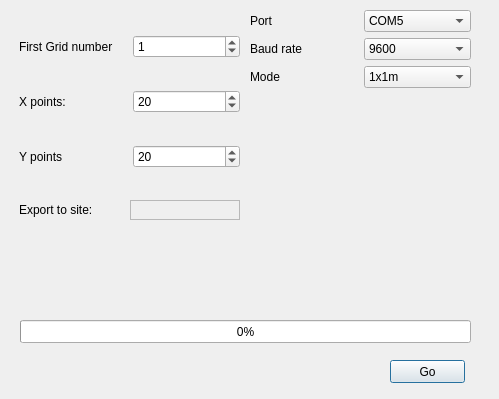
<?xml version="1.0" encoding="UTF-8"?>
<ui version="4.0">
 <class>ImportLogger</class>
 <widget class="QDialog" name="ImportLogger">
  <property name="geometry">
   <rect>
    <x>0</x>
    <y>0</y>
    <width>499</width>
    <height>399</height>
   </rect>
  </property>
  <property name="windowTitle">
   <string>Dialog</string>
  </property>
  <widget class="QWidget" name="verticalLayoutWidget">
   <property name="geometry">
    <rect>
     <x>19</x>
     <y>9</y>
     <width>221</width>
     <height>241</height>
    </rect>
   </property>
   <layout class="QVBoxLayout" name="verticalLayout">
    <item>
     <layout class="QHBoxLayout" name="horizontalLayout">
      <item>
       <widget class="QLabel" name="label">
        <property name="text">
         <string>First Grid number</string>
        </property>
       </widget>
      </item>
      <item>
       <widget class="QSpinBox" name="firstGrid">
        <property name="value">
         <number>1</number>
        </property>
       </widget>
      </item>
     </layout>
    </item>
    <item>
     <layout class="QHBoxLayout" name="horizontalLayout_6">
      <item>
       <widget class="QLabel" name="label_5">
        <property name="text">
         <string>X points:</string>
        </property>
       </widget>
      </item>
      <item>
       <widget class="QSpinBox" name="XSize">
        <property name="contextMenuPolicy">
         <enum>Qt::NoContextMenu</enum>
        </property>
        <property name="value">
         <number>20</number>
        </property>
       </widget>
      </item>
     </layout>
    </item>
    <item>
     <layout class="QHBoxLayout" name="horizontalLayout_7">
      <item>
       <widget class="QLabel" name="label_7">
        <property name="text">
         <string>Y points</string>
        </property>
       </widget>
      </item>
      <item>
       <widget class="QSpinBox" name="YSize">
        <property name="value">
         <number>20</number>
        </property>
       </widget>
      </item>
     </layout>
    </item>
    <item>
     <layout class="QHBoxLayout" name="horizontalLayout_5">
      <item>
       <widget class="QLabel" name="label_6">
        <property name="text">
         <string>Export to site:</string>
        </property>
       </widget>
      </item>
      <item>
       <widget class="QLabel" name="exportDir">
        <property name="sizePolicy">
         <sizepolicy hsizetype="Fixed" vsizetype="Fixed">
          <horstretch>0</horstretch>
          <verstretch>0</verstretch>
         </sizepolicy>
        </property>
        <property name="minimumSize">
         <size>
          <width>110</width>
          <height>20</height>
         </size>
        </property>
        <property name="frameShape">
         <enum>QFrame::StyledPanel</enum>
        </property>
        <property name="text">
         <string/>
        </property>
       </widget>
      </item>
     </layout>
    </item>
   </layout>
  </widget>
  <widget class="QWidget" name="verticalLayoutWidget_2">
   <property name="geometry">
    <rect>
     <x>250</x>
     <y>10</y>
     <width>221</width>
     <height>241</height>
    </rect>
   </property>
   <layout class="QVBoxLayout" name="verticalLayout_2">
    <item>
     <layout class="QHBoxLayout" name="horizontalLayout_2">
      <item>
       <widget class="QLabel" name="label_2">
        <property name="text">
         <string>Port</string>
        </property>
       </widget>
      </item>
      <item>
       <widget class="QComboBox" name="com">
        <property name="currentIndex">
         <number>4</number>
        </property>
        <item>
         <property name="text">
          <string>COM1</string>
         </property>
        </item>
        <item>
         <property name="text">
          <string>COM2</string>
         </property>
        </item>
        <item>
         <property name="text">
          <string>COM3</string>
         </property>
        </item>
        <item>
         <property name="text">
          <string>COM4</string>
         </property>
        </item>
        <item>
         <property name="text">
          <string>COM5</string>
         </property>
        </item>
       </widget>
      </item>
     </layout>
    </item>
    <item>
     <layout class="QHBoxLayout" name="horizontalLayout_3">
      <item>
       <widget class="QLabel" name="label_3">
        <property name="text">
         <string>Baud rate</string>
        </property>
       </widget>
      </item>
      <item>
       <widget class="QComboBox" name="baud">
        <item>
         <property name="text">
          <string>9600</string>
         </property>
        </item>
       </widget>
      </item>
     </layout>
    </item>
    <item>
     <layout class="QHBoxLayout" name="horizontalLayout_4">
      <item>
       <widget class="QLabel" name="label_4">
        <property name="text">
         <string>Mode</string>
        </property>
       </widget>
      </item>
      <item>
       <widget class="QComboBox" name="mode">
        <item>
         <property name="text">
          <string>1x1m</string>
         </property>
        </item>
        <item>
         <property name="text">
          <string>1m +2x 0.5m</string>
         </property>
        </item>
       </widget>
      </item>
     </layout>
    </item>
    <item>
     <spacer name="verticalSpacer">
      <property name="orientation">
       <enum>Qt::Vertical</enum>
      </property>
      <property name="sizeHint" stdset="0">
       <size>
        <width>20</width>
        <height>40</height>
       </size>
      </property>
     </spacer>
    </item>
   </layout>
  </widget>
  <widget class="QProgressBar" name="progressBar">
   <property name="geometry">
    <rect>
     <x>20</x>
     <y>320</y>
     <width>451</width>
     <height>23</height>
    </rect>
   </property>
   <property name="value">
    <number>0</number>
   </property>
  </widget>
  <widget class="QLabel" name="status">
   <property name="geometry">
    <rect>
     <x>50</x>
     <y>290</y>
     <width>301</width>
     <height>20</height>
    </rect>
   </property>
   <property name="text">
    <string/>
   </property>
  </widget>
  <widget class="QPushButton" name="go">
   <property name="geometry">
    <rect>
     <x>390</x>
     <y>360</y>
     <width>75</width>
     <height>23</height>
    </rect>
   </property>
   <property name="text">
    <string>Go</string>
   </property>
  </widget>
 </widget>
 <resources/>
 <connections/>
</ui>
